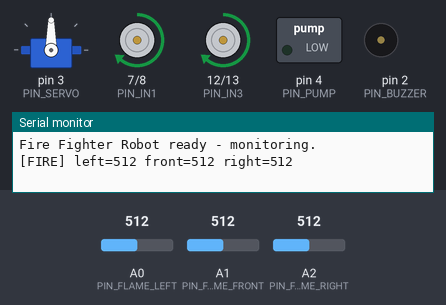
Recording of a sketch running on a simulated Arduino Uno, built with avr-gcc and run on an emulated ATmega328P. Shown: servo, motor-driver pin pairs drawn as motors (green arrow = first pin HIGH = forward, orange = second pin HIGH = backward, longer = more drive, scaled by the enable pin), switched loads named in the sketch (green lamp = pin HIGH), buzzer (waves = sounding, pin HIGH), the last lines printed to the serial monitor. Inputs (shaded band) come from the test bench; at power-on: A0 (PIN_FLAME_LEFT) = 512, A1 (PIN_FLAME_FRONT) = 512, A2 (PIN_FLAME_RIGHT) = 512.

Above: at 1.27 s.
1.3 s: A0 (PIN_FLAME_LEFT) set to 539
4.3 s: A0 (PIN_FLAME_LEFT) set to 563
At 4.5 s:
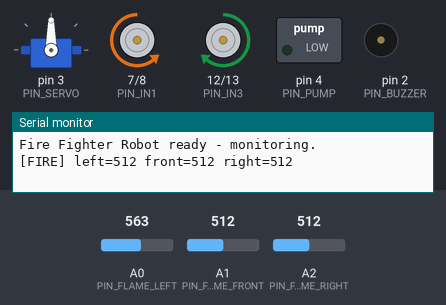
7.3 s: A1 (PIN_FLAME_FRONT) set to 533
10.3 s: A2 (PIN_FLAME_RIGHT) set to 585
13.3 s: A2 (PIN_FLAME_RIGHT) set to 616
At 13.56 s:
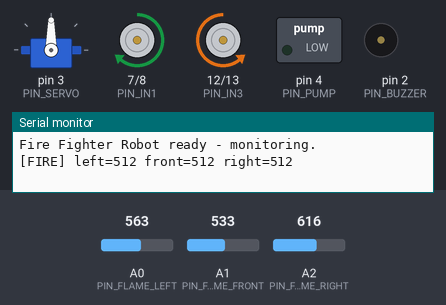
16.3 s: A1 (PIN_FLAME_FRONT) set to 660
At 16.56 s:
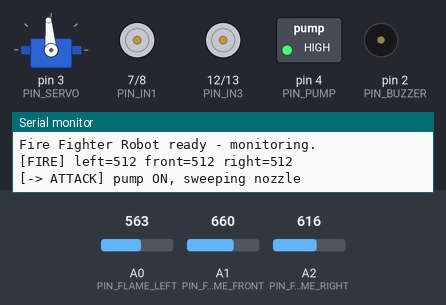
At 16.93 s:
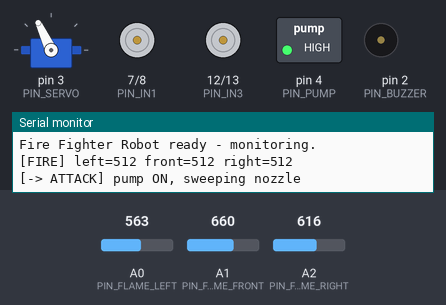
Timing chart, 0 to 20.3 s (numbered marks = the images above; inputs shaded):
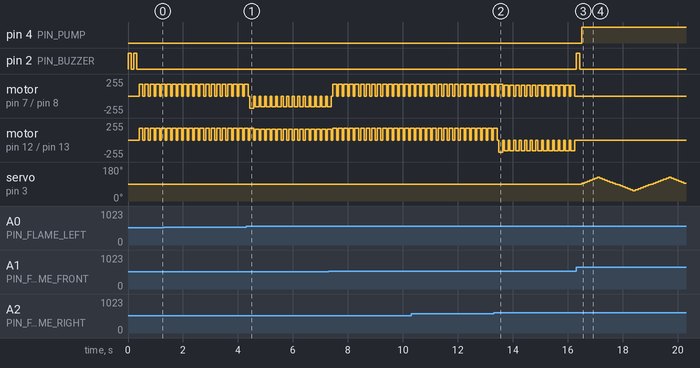

The sketch:

fire_fighter_robot.ino
```cpp
// ===========================================================================
// Autonomous Fire Fighter Robot - main sketch (Arduino Uno)
//
// Behavior:
//   PATROL  - sit still and monitor the three flame sensors
//   APPROACH- drive toward the strongest flame reading
//   ATTACK  - stop at the flame, pump ON, sweep nozzle until flame out
//   COOLDOWN- confirm the flame is really gone, then back to PATROL
//
// Requirements covered:
//   1. continuously monitor flame sensors       -> PATROL loop
//   2. detect flame direction                   -> sensors::flameDirection()
//   3. move toward the flame                    -> APPROACH state
//   4. stop at a safe distance                  -> strong flame => ATTACK
//   5. activate water pump                      -> pump::pumpOn()
//   6. sweep water stream with servo            -> pump::sweepStep()
//   7. stop pump when flame no longer detected  -> flame lost debounce
//   8. return to monitoring mode                -> COOLDOWN -> PATROL
//
// DISCLAIMER: educational prototype. Never leave it running unattended
// near real flames; it is not a safety product.
// ===========================================================================

#include "sensors.h"
#include "motors.h"
#include "pump_control.h"

// --- Attack tuning ----------------------------------------------------------
const uint16_t FLAME_LOST_CONFIRM_MS = 1500; // flame must be gone this long
const uint16_t COOLDOWN_MS           = 800;  // pause after extinguishing
const uint16_t SERIAL_BAUD           = 9600;

enum RobotState : uint8_t { STATE_PATROL, STATE_APPROACH, STATE_ATTACK,
                            STATE_COOLDOWN };

RobotState state = STATE_PATROL;
uint8_t  sweepAngle    = 90;  // current nozzle angle
int8_t   sweepDir      = +1;  // +1 right, -1 left
uint32_t flameLostAt   = 0;   // millis() when flame disappeared in ATTACK
bool     flameWasLost  = false;

void enterPatrol(const __FlashStringHelper* reason) {
    motors::stop();
    pump::pumpOff();
    pump::buzzerOff();
    pump::aim(SERVO_CENTER);
    sweepAngle = SERVO_CENTER;
    sweepDir   = +1;
    flameWasLost = false;
    state = STATE_PATROL;
    Serial.print(F("[-> PATROL] "));
    Serial.println(reason);
}

void setup() {
    Serial.begin(SERIAL_BAUD);
    motors::begin();
    pump::begin();
    Serial.println(F("Fire Fighter Robot ready - monitoring."));
}

void loop() {
    // (1) Continuously monitor the flame sensors every cycle.
    sensors::FlameReading flame = sensors::readFlames();
    sensors::FlameDir dir = sensors::flameDirection(flame);

    switch (state) {

        case STATE_PATROL: {
            if (dir == sensors::FLAME_NONE) {
                break;  // keep monitoring, nothing to do
            }
            // (2) Direction known -> alert and start moving toward flame.
            pump::alarmBeeps(2);
            Serial.print(F("[FIRE] left=")); Serial.print(flame.left);
            Serial.print(F(" front="));     Serial.print(flame.front);
            Serial.print(F(" right="));     Serial.println(flame.right);
            state = STATE_APPROACH;
            break;
        }

        case STATE_APPROACH: {
            if (dir == sensors::FLAME_NONE) {
                // Flame vanished while approaching (or was a false alarm).
                enterPatrol(F("flame lost during approach"));
                break;
            }

            // (4) Stop at a safe distance: flame strong => close enough.
            if (sensors::flameStrong(flame)) {
                motors::stop();
                pump::alarmBeeps(1);
                sweepAngle = SERVO_CENTER;
                sweepDir   = +1;
                flameWasLost = false;
                pump::pumpOn();                    // (5) activate pump
                Serial.println(F("[-> ATTACK] pump ON, sweeping nozzle"));
                state = STATE_ATTACK;
                break;
            }

            // (3) Move toward the detected flame direction.
            switch (dir) {
                case sensors::FLAME_FRONT:
                    motors::forward();
                    break;
                case sensors::FLAME_LEFT:
                    motors::pivotLeft();
                    delay(TURN_STEP_MS);
                    motors::stop();
                    break;
                case sensors::FLAME_RIGHT:
                    motors::pivotRight();
                    delay(TURN_STEP_MS);
                    motors::stop();
                    break;
                case sensors::FLAME_MULTIPLE:
                default:
                    motors::forward();  // wide flame ahead; close slowly
                    delay(TURN_STEP_MS);
                    motors::stop();
                    break;
            }
            delay(60);  // let sensors settle between moves
            break;
        }

        case STATE_ATTACK: {
            // (6) Sweep the water stream across the flame base.
            sweepAngle = pump::sweepStep(sweepAngle, sweepDir);

            // Re-read the sensors while fighting.
            flame = sensors::readFlames();

            if (sensors::anyFlame(flame)) {
                flameWasLost = false;               // still burning
            } else if (!flameWasLost) {
                flameWasLost = true;                // (7) maybe out...
                flameLostAt = millis();
            } else if (millis() - flameLostAt >= FLAME_LOST_CONFIRM_MS) {
                pump::pumpOff();                    // confirmed out: stop pump
                pump::buzzerOff();
                Serial.println(F("[-> COOLDOWN] flame extinguished"));
                state = STATE_COOLDOWN;
            }
            break;
        }

        case STATE_COOLDOWN: {
            // Double-check there is no re-ignition, then (8) go back to
            // monitoring mode.
            delay(COOLDOWN_MS);
            flame = sensors::readFlames();
            if (sensors::anyFlame(flame)) {
                Serial.println(F("[RE-IGNITION] attacking again"));
                state = STATE_APPROACH;
            } else {
                enterPatrol(F("fire out - resuming monitoring"));
            }
            break;
        }
    }
}
```

motors.h
```cpp
#ifndef MOTORS_H
#define MOTORS_H

#include <Arduino.h>

// ---------------------------------------------------------------------------
// L298N dual H-bridge driving two DC gear motors (left + right).
// ENA/ENB are PWM pins so speed can be controlled with analogWrite().
//
//   L298N pin   Uno pin
//   ---------   -------
//   ENA         5  (PWM)
//   IN1         7
//   IN2         8
//   IN3         12
//   IN4         13
//   ENB         6  (PWM)
//
// NOTE: the Servo library uses Timer1, which disables analogWrite() (PWM)
// on pins 9 and 10. All PWM pins chosen here (5, 6) are Timer0 and safe.
// ---------------------------------------------------------------------------

const uint8_t PIN_ENA = 5;   // left motor speed (PWM)
const uint8_t PIN_IN1 = 7;   // left motor direction
const uint8_t PIN_IN2 = 8;
const uint8_t PIN_IN3 = 12;  // right motor direction
const uint8_t PIN_IN4 = 13;
const uint8_t PIN_ENB = 6;   // right motor speed (PWM)

const uint8_t DRIVE_SPEED = 180;  // 0..255 cruise speed
const uint8_t TURN_SPEED  = 160;  // 0..255 pivot speed
const uint16_t TURN_STEP_MS = 140;  // ms per pivot step while scanning

namespace motors {

// forward declarations (so begin() can call stop())
inline void stop();

inline void begin() {
    pinMode(PIN_ENA, OUTPUT);
    pinMode(PIN_IN1, OUTPUT);
    pinMode(PIN_IN2, OUTPUT);
    pinMode(PIN_IN3, OUTPUT);
    pinMode(PIN_IN4, OUTPUT);
    pinMode(PIN_ENB, OUTPUT);
    stop();
}

inline void leftWheel(int16_t speed) {  // -255..255, sign = direction
    if (speed >= 0) {
        digitalWrite(PIN_IN1, HIGH);
        digitalWrite(PIN_IN2, LOW);
    } else {
        digitalWrite(PIN_IN1, LOW);
        digitalWrite(PIN_IN2, HIGH);
        speed = -speed;
    }
    analogWrite(PIN_ENA, (uint8_t)constrain(speed, 0, 255));
}

inline void rightWheel(int16_t speed) {
    if (speed >= 0) {
        digitalWrite(PIN_IN3, HIGH);
        digitalWrite(PIN_IN4, LOW);
    } else {
        digitalWrite(PIN_IN3, LOW);
        digitalWrite(PIN_IN4, HIGH);
        speed = -speed;
    }
    analogWrite(PIN_ENB, (uint8_t)constrain(speed, 0, 255));
}

inline void forward() {
    leftWheel(DRIVE_SPEED);
    rightWheel(DRIVE_SPEED);
}

inline void backward() {
    leftWheel(-DRIVE_SPEED);
    rightWheel(-DRIVE_SPEED);
}

inline void pivotLeft() {   // rotate counter-clockwise in place
    leftWheel(-TURN_SPEED);
    rightWheel(TURN_SPEED);
}

inline void pivotRight() {  // rotate clockwise in place
    leftWheel(TURN_SPEED);
    rightWheel(-TURN_SPEED);
}

inline void stop() {
    digitalWrite(PIN_IN1, LOW);
    digitalWrite(PIN_IN2, LOW);
    digitalWrite(PIN_IN3, LOW);
    digitalWrite(PIN_IN4, LOW);
    analogWrite(PIN_ENA, 0);
    analogWrite(PIN_ENB, 0);
}

}  // namespace motors

#endif  // MOTORS_H
```

pump_control.h
```cpp
#ifndef PUMP_CONTROL_H
#define PUMP_CONTROL_H

#include <Arduino.h>
#include <Servo.h>

// ---------------------------------------------------------------------------
// Water pump + aiming servo.
//
// The pump is a small 5V/6V DC diaphragm pump switched through a relay
// module (or logic-level MOSFET) on PIN_PUMP. The servo tilts the nozzle
// left-right so the water stream sweeps across the flame base.
//
// RELAY_ACTIVE_LOW: most cheap relay boards are ACTIVE-LOW (IN pin pulled
// LOW energizes the coil). Set this to true if your pump turns on when
// D4 is LOW. The OFF level is written at boot so the pump can never be
// running at power-up, whatever your board's polarity is.
// ---------------------------------------------------------------------------

const uint8_t  PIN_PUMP      = 4;    // relay/MOSFET gate pin
const uint8_t  PIN_SERVO     = 3;    // nozzle aiming servo signal
const uint8_t  PIN_BUZZER    = 2;    // active buzzer

const bool RELAY_ACTIVE_LOW = false;  // true for typical opto relay boards

const uint8_t  SERVO_CENTER  = 90;   // degrees, straight ahead
const uint8_t  SERVO_SWEEP_MIN  = 55;  // sweep left limit
const uint8_t  SERVO_SWEEP_MAX  = 125; // sweep right limit
const uint8_t  SERVO_SWEEP_STEP = 5;   // degrees per attack-loop iteration
const uint16_t SERVO_SWEEP_DELAY_MS = 90;  // ms between sweep steps

Servo nozzleServo;

namespace pump {

// Electrical level that keeps the pump OFF / turns it ON
inline uint8_t pumpOffLevel() { return RELAY_ACTIVE_LOW ? HIGH : LOW; }
inline uint8_t pumpOnLevel()  { return RELAY_ACTIVE_LOW ? LOW  : HIGH; }

inline void begin() {
    pinMode(PIN_BUZZER, OUTPUT);
    digitalWrite(PIN_BUZZER, LOW);
    // Pump first, at its OFF level - safety at boot for either polarity.
    digitalWrite(PIN_PUMP, pumpOffLevel());
    pinMode(PIN_PUMP, OUTPUT);
    nozzleServo.attach(PIN_SERVO);
    nozzleServo.write(SERVO_CENTER);
}

inline void pumpOn()  { digitalWrite(PIN_PUMP, pumpOnLevel()); }
inline void pumpOff() { digitalWrite(PIN_PUMP, pumpOffLevel()); }
inline bool pumpRunning() { return digitalRead(PIN_PUMP) == pumpOnLevel(); }

inline void aim(uint8_t angle) {
    nozzleServo.write(constrain(angle, SERVO_SWEEP_MIN, SERVO_SWEEP_MAX));
}

// One sweep step across the flame. Returns the new angle so the caller
// can ping-pong between SERVO_SWEEP_MIN and SERVO_SWEEP_MAX.
inline uint8_t sweepStep(uint8_t angle, int8_t& direction) {
    int next = angle + (SERVO_SWEEP_STEP * direction);
    if (next >= SERVO_SWEEP_MAX) { next = SERVO_SWEEP_MAX; direction = -1; }
    if (next <= SERVO_SWEEP_MIN) { next = SERVO_SWEEP_MIN; direction = +1; }
    aim((uint8_t)next);
    delay(SERVO_SWEEP_DELAY_MS);
    return (uint8_t)next;
}

inline void buzzerOn()  { digitalWrite(PIN_BUZZER, HIGH); }
inline void buzzerOff() { digitalWrite(PIN_BUZZER, LOW);  }

// Short confirmation beeps (non-blocking alternatives exist, but a short
// blocking beep at a fire event is acceptable here).
inline void alarmBeeps(uint8_t n) {
    for (uint8_t i = 0; i < n; ++i) {
        buzzerOn();  delay(120);
        buzzerOff(); delay(80);
    }
}

}  // namespace pump

#endif  // PUMP_CONTROL_H
```

sensors.h
```cpp
#ifndef SENSORS_H
#define SENSORS_H

#include <Arduino.h>

// ---------------------------------------------------------------------------
// Flame sensor module (IR, 4-pin: VCC, GND, DO, AO)
// The AO pin outputs a voltage inversely proportional to IR intensity from
// the flame: HIGH analog value = strong flame. Raw ADC range 0..1023.
// ---------------------------------------------------------------------------

// Analog pins for the three flame sensors
const uint8_t PIN_FLAME_LEFT  = A0;
const uint8_t PIN_FLAME_FRONT = A1;
const uint8_t PIN_FLAME_RIGHT = A2;

// Calibration thresholds (0..1023). Tune with the pots on the sensor boards.
const uint16_t FLAME_SENSE_THRESHOLD = 300;  // any flame seen -> start approach
const uint16_t FLAME_FIGHT_THRESHOLD = 650;  // strong/close flame -> extinguish

namespace sensors {

// Direction enum used by the main state machine
enum FlameDir : uint8_t {
    FLAME_NONE = 0,
    FLAME_LEFT,
    FLAME_FRONT,
    FLAME_RIGHT,
    FLAME_MULTIPLE,   // several sensors see flame equally; approach slowly
};

struct FlameReading {
    uint16_t left;
    uint16_t front;
    uint16_t right;
};

inline uint16_t readRaw(uint8_t pin) {
    // analogRead already returns 0..1023 on the Uno; small oversampling
    // reduces noise from the sensor boards.
    uint32_t sum = 0;
    for (uint8_t i = 0; i < 4; ++i) {
        sum += analogRead(pin);
    }
    return (uint16_t)(sum / 4);
}

inline FlameReading readFlames() {
    FlameReading r;
    r.left  = readRaw(PIN_FLAME_LEFT);
    r.front = readRaw(PIN_FLAME_FRONT);
    r.right = readRaw(PIN_FLAME_RIGHT);
    return r;
}

inline bool anyFlame(const FlameReading& r) {
    return (r.left  >= FLAME_SENSE_THRESHOLD ||
            r.front >= FLAME_SENSE_THRESHOLD ||
            r.right >= FLAME_SENSE_THRESHOLD);
}

inline bool flameStrong(const FlameReading& r) {
    return (r.left  >= FLAME_FIGHT_THRESHOLD ||
            r.front >= FLAME_FIGHT_THRESHOLD ||
            r.right >= FLAME_FIGHT_THRESHOLD);
}

// Decide which direction the strongest flame is coming from.
inline FlameDir flameDirection(const FlameReading& r) {
    if (!anyFlame(r)) {
        return FLAME_NONE;
    }
    const uint16_t tol = 40;  // sensors within this band count as "equal"
    uint16_t best = max(r.left, max(r.front, r.right));

    uint8_t count = 0;
    if (best - r.left  <= tol) count++;
    if (best - r.front <= tol) count++;
    if (best - r.right <= tol) count++;

    if (count >= 2) {
        return FLAME_MULTIPLE;  // wide flame or ambiguous heading
    }
    if (best == r.front) return FLAME_FRONT;
    if (best == r.left)  return FLAME_LEFT;
    return FLAME_RIGHT;
}

}  // namespace sensors

#endif  // SENSORS_H
```

Measured:
- the behaviour switches between 552 and 553 on A0 (PIN_FLAME_LEFT) (found by bisection; images 0 and 1)
- the behaviour switches between 603 and 604 on A2 (PIN_FLAME_RIGHT) (found by bisection; images 1 and 2)
- after the input at 16.3 s, pin 4 (PIN_PUMP): LOW → HIGH after 0.21 s; pin 2 (PIN_BUZZER): LOW → HIGH at once, → LOW 0.12 s later
- by itself, pin 2 (PIN_BUZZER): alternates HIGH for 0.12 s and LOW for 0.08 s, 4 changes in all, then stays LOW
